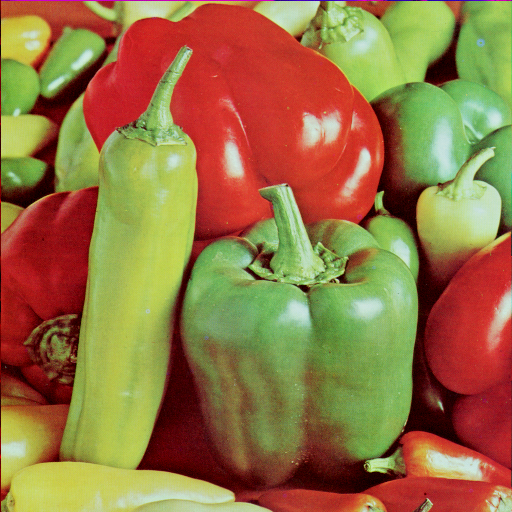
//> input picture ColorWatermark/test_images/color/512/4.2.07.tiff, 512 x 512 px
$ ./demo_fig4_3_lowlight_clahe_ablation   (built with g++ and OpenCV 4)
//> lines starting //> are read from the running program, lines starting //| are printed output that depends on the picture; pictures that were not available may be replaced by others from this repository, and a replacement may not be noted
//> further down, cover is the input picture: 512 rows x 512 cols, CV_8UC3; mean B, G, R 66.5, 115.6, 149.8
#include <opencv2/opencv.hpp>
#include <iostream>
#include <direct.h>
#include "WatermarkCodec.h"
#include "Preprocessor.h"
#include "Utils.h"

using namespace cv;
using namespace std;

static Mat loadWatermark32(const string& path) {
//> called with path = "test_images/XM_32x32.bmp"
    Mat wm = imread(path, IMREAD_GRAYSCALE);
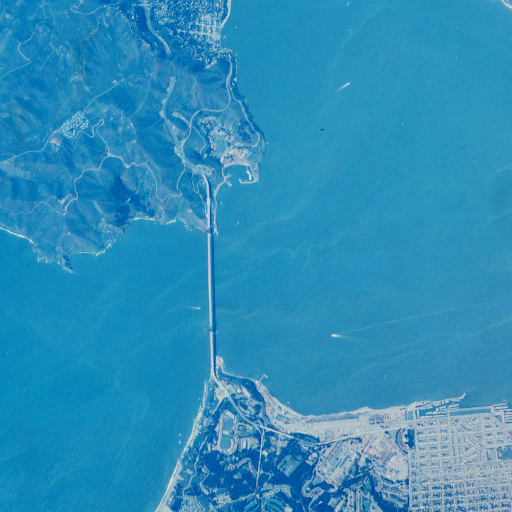
//> input picture ColorWatermark/test_images/color/512/2.1.03.tiff, 512 x 512 px, given in place of XM_32x32.bmp, which was not available
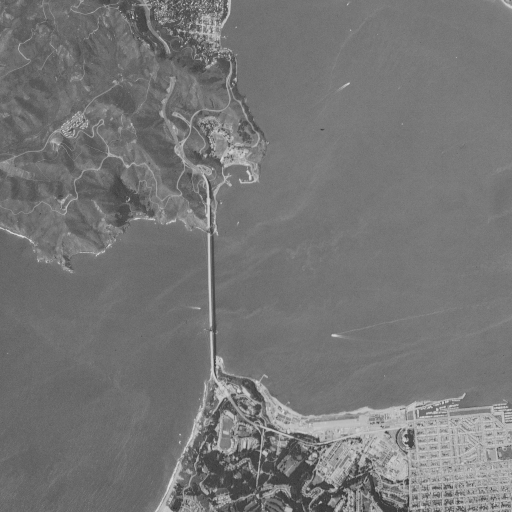
//> wm: 512 rows x 512 cols, CV_8UC1; min 48, max 221, mean 118.1
    if (wm.empty()) return wm;
    resize(wm, wm, Size(32, 32), 0, 0, INTER_NEAREST);
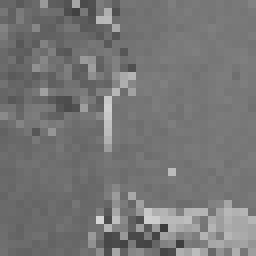
//> wm: 32 rows x 32 cols, CV_8UC1 (shown 8 times larger); min 59, max 212, mean 118.1
    threshold(wm, wm, 128, 255, THRESH_BINARY);
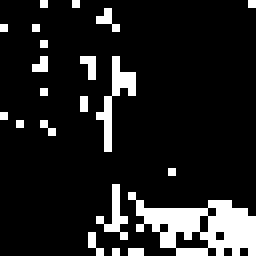
//> wm: 32 rows x 32 cols, CV_8UC1 (shown 8 times larger); 12.3% white in thin lines or dots
    return wm;
}

static Mat scaleToSquareGray(const Mat& src, int size) {
    Mat out;
    resize(src, out, Size(size, size), 0, 0, INTER_NEAREST);
    cvtColor(out, out, COLOR_GRAY2BGR);
    return out;
}

static void ensureOutputDir(const string& dir) {
    string normalized = dir;
    for (size_t i = 0; i < normalized.size(); ++i) {
        if (normalized[i] == '/') normalized[i] = '\\';
    }
    string current;
    for (size_t i = 0; i < normalized.size(); ++i) {
        current.push_back(normalized[i]);
        if (normalized[i] == '\\' || i + 1 == normalized.size()) {
            if (!current.empty() && current.back() == '\\') continue;
            _mkdir(current.c_str());
        }
    }
}

int main(int argc, char* argv[]) {
    string coverPath = (argc > 1) ? argv[1] : "test_images/color/512/4.2.07.tiff";
    string wmPath = (argc > 2) ? argv[2] : "test_images/XM_32x32.bmp";
    double alpha = (argc > 3) ? stod(argv[3]) : 0.05;
    string outDir = (argc > 4) ? argv[4] : "demos/paper_figures/output/fig4_3";

    Mat cover = imread(coverPath, IMREAD_COLOR);
    Mat wm = loadWatermark32(wmPath);
    if (cover.empty() || wm.empty()) {
        cerr << "Failed to load cover or watermark image." << endl;
        return -1;
    }

//> (the run ends here: the program needs code that is not available in this run, at `Mat watermarked = WatermarkCodec::embed(cover, wm, alpha);`)
